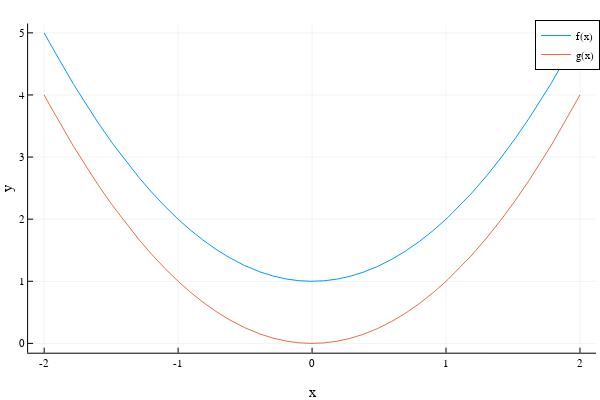

The notebook cell this image was saved under:
### Code cell
using Plots
plotlyjs()
 :circle
 

 f(x)=x^2 + 1
 g(x)=f(x)-1
 
 plot(f,-2,2, xlabel="x", ylabel="y", label="f(x)")
 plot!(g, label="g(x)")

### Figure 1 — Plotly figure (JSON) as saved in the notebook; plotly's stock layout.template omitted (floating-point values rounded to 4 significant figures)
{"data": [{"colorbar": {"title": ""}, "legendgroup": "f(x)", "line": {"color": "rgba(0, 154, 250, 1.000)", "dash": "solid", "shape": "linear", "width": 1}, "mode": "lines", "name": "f(x)", "showlegend": true, "type": "scatter", "x": [-2, -1.98, -1.961, -1.78, -1.6, -1.491, -1.383, -1.291, -1.199, -1.099, -0.9998, -0.9079, -0.816, -0.7175, -0.619, -0.5048, -0.3907, -0.2892, -0.1878, -0.09883, -0.009871, 0.08711, 0.1841, 0.2817, 0.3792, 0.4871, 0.595, 0.6976, 0.8002, 0.9069, 1.014, 1.103, 1.193, 1.303, 1.413, 1.516, 1.619, 1.784, 1.949, 1.975, 2], "xaxis": "x", "y": [5, 4.922, 4.845, 4.17, 3.559, 3.224, 2.912, 2.666, 2.438, 2.209, 2.0, 1.824, 1.666, 1.515, 1.383, 1.255, 1.153, 1.084, 1.035, 1.01, 1.0, 1.008, 1.034, 1.079, 1.144, 1.237, 1.354, 1.487, 1.64, 1.823, 2.027, 2.218, 2.424, 2.698, 2.996, 3.297, 3.621, 4.183, 4.799, 4.899, 5], "yaxis": "y", "zmax": null, "zmin": null}, {"colorbar": {"title": ""}, "legendgroup": "g(x)", "line": {"color": "rgba(227, 111, 71, 1.000)", "dash": "solid", "shape": "linear", "width": 1}, "mode": "lines", "name": "g(x)", "showlegend": true, "type": "scatter", "x": [-2, -1.98, -1.961, -1.78, -1.6, -1.491, -1.383, -1.291, -1.199, -1.099, -0.9998, -0.9079, -0.816, -0.7175, -0.619, -0.5048, -0.3907, -0.2892, -0.1878, -0.09883, -0.009871, 0.08711, 0.1841, 0.2817, 0.3792, 0.4871, 0.595, 0.6976, 0.8002, 0.9069, 1.014, 1.103, 1.193, 1.303, 1.413, 1.516, 1.619, 1.784, 1.949, 1.975, 2], "xaxis": "x", "y": [4, 3.922, 3.845, 3.17, 2.559, 2.224, 1.912, 1.666, 1.438, 1.209, 0.9996, 0.8243, 0.6659, 0.5148, 0.3831, 0.2548, 0.1526, 0.08365, 0.03526, 0.009766, 9.743e-05, 0.007589, 0.03389, 0.07933, 0.1438, 0.2373, 0.354, 0.4866, 0.6403, 0.8225, 1.027, 1.218, 1.424, 1.698, 1.996, 2.297, 2.621, 3.183, 3.799, 3.899, 4], "yaxis": "y", "zmax": null, "zmin": null}], "layout": {"annotations": [], "height": 400, "legend": {"bgcolor": "rgba(255, 255, 255, 1.000)", "bordercolor": "rgba(0, 0, 0, 1.000)", "borderwidth": 1, "font": {"color": "rgba(0, 0, 0, 1.000)", "family": "sans-serif", "size": 11}, "title": {"font": {"color": "rgba(0, 0, 0, 1.000)", "family": "sans-serif", "size": 15}, "text": ""}, "tracegroupgap": 0, "traceorder": "normal", "x": 1, "xanchor": "auto", "y": 1, "yanchor": "auto"}, "margin": {"b": 20, "l": 0, "r": 0, "t": 20}, "paper_bgcolor": "rgba(255, 255, 255, 1.000)", "plot_bgcolor": "rgba(255, 255, 255, 1.000)", "showlegend": true, "width": 600, "xaxis": {"anchor": "y", "domain": [0.04684, 0.9934], "gridcolor": "rgba(0, 0, 0, 0.100)", "gridwidth": 0.5, "linecolor": "rgba(0, 0, 0, 1.000)", "mirror": false, "range": [-2.12, 2.12], "showgrid": true, "showline": true, "showticklabels": true, "tickangle": 0, "tickcolor": "rgb(0, 0, 0)", "tickfont": {"color": "rgba(0, 0, 0, 1.000)", "family": "sans-serif", "size": 11}, "tickmode": "array", "ticks": "inside", "ticktext": ["-2", "-1", "0", "1", "2"], "tickvals": [-2, -1, 0, 1, 2], "title": "x", "titlefont": {"color": "rgba(0, 0, 0, 1.000)", "family": "sans-serif", "size": 15}, "type": "-", "visible": true, "zeroline": false, "zerolinecolor": "rgba(0, 0, 0, 1.000)"}, "yaxis": {"anchor": "x", "domain": [0.07581, 0.9902], "gridcolor": "rgba(0, 0, 0, 0.100)", "gridwidth": 0.5, "linecolor": "rgba(0, 0, 0, 1.000)", "mirror": false, "range": [-0.1499, 5.15], "showgrid": true, "showline": true, "showticklabels": true, "tickangle": 0, "tickcolor": "rgb(0, 0, 0)", "tickfont": {"color": "rgba(0, 0, 0, 1.000)", "family": "sans-serif", "size": 11}, "tickmode": "array", "ticks": "inside", "ticktext": ["0", "1", "2", "3", "4", "5"], "tickvals": [0, 1, 2, 3, 4, 5], "title": "y", "titlefont": {"color": "rgba(0, 0, 0, 1.000)", "family": "sans-serif", "size": 15}, "type": "-", "visible": true, "zeroline": false, "zerolinecolor": "rgba(0, 0, 0, 1.000)"}}}
